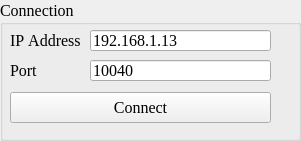
   <widget class="QGroupBox" name="groupBox">
    <property name="geometry">
     <rect>
      <x>10</x>
      <y>10</y>
      <width>301</width>
      <height>141</height>
     </rect>
    </property>
    <property name="font">
     <font>
      <family>Times New Roman</family>
      <pointsize>12</pointsize>
      <kerning>false</kerning>
     </font>
    </property>
    <property name="title">
     <string>Connection</string>
    </property>
    <widget class="QLineEdit" name="txt_ip">
     <property name="geometry">
      <rect>
       <x>90</x>
       <y>30</y>
       <width>181</width>
       <height>21</height>
      </rect>
     </property>
     <property name="font">
      <font>
       <family>Times New Roman</family>
       <pointsize>12</pointsize>
       <kerning>false</kerning>
      </font>
     </property>
     <property name="text">
      <string>192.168.1.13</string>
     </property>
    </widget>
    <widget class="QPushButton" name="btn_connect">
     <property name="geometry">
      <rect>
       <x>10</x>
       <y>92</y>
       <width>261</width>
       <height>31</height>
      </rect>
     </property>
     <property name="font">
      <font>
       <family>Times New Roman</family>
       <pointsize>12</pointsize>
       <kerning>false</kerning>
      </font>
     </property>
     <property name="text">
      <string>Connect</string>
     </property>
    </widget>
    <widget class="QLineEdit" name="txt_port">
     <property name="geometry">
      <rect>
       <x>90</x>
       <y>60</y>
       <width>181</width>
       <height>21</height>
      </rect>
     </property>
     <property name="font">
      <font>
       <family>Times New Roman</family>
       <pointsize>12</pointsize>
       <kerning>false</kerning>
      </font>
     </property>
     <property name="text">
      <string>10040</string>
     </property>
    </widget>
    <widget class="QLabel" name="label_29">
     <property name="geometry">
      <rect>
       <x>10</x>
       <y>60</y>
       <width>61</width>
       <height>21</height>
      </rect>
     </property>
     <property name="font">
      <font>
       <family>Times New Roman</family>
       <pointsize>12</pointsize>
       <kerning>false</kerning>
      </font>
     </property>
     <property name="text">
      <string>Port</string>
     </property>
    </widget>
    <widget class="QLabel" name="label_13">
     <property name="geometry">
      <rect>
       <x>10</x>
       <y>30</y>
       <width>81</width>
       <height>21</height>
      </rect>
     </property>
     <property name="font">
      <font>
       <family>Times New Roman</family>
       <pointsize>12</pointsize>
       <kerning>false</kerning>
      </font>
     </property>
     <property name="text">
      <string>IP Address</string>
     </property>
    </widget>
   </widget>
